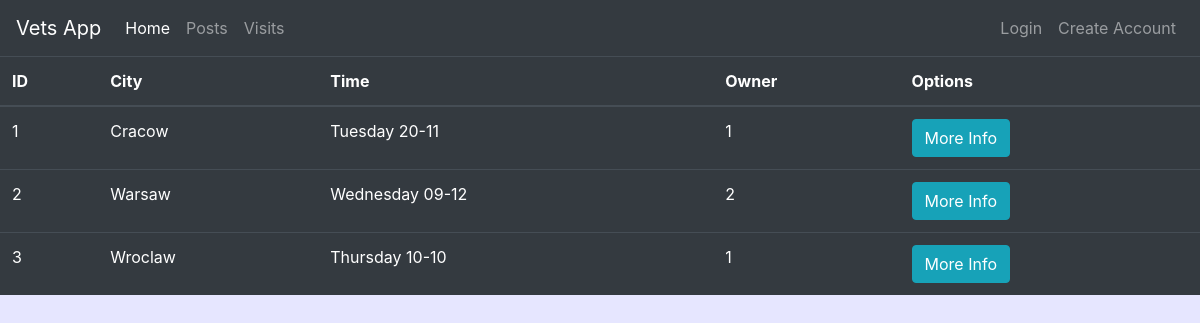
The app's page /visits with its own data.
### market/models.py (models this page shows, shortened)
class Visit(db.Model):
    id = db.Column(db.Integer(), primary_key=True)
    city = db.Column(db.String(length=24), nullable=False, unique=True)
    time = db.Column(db.String(length=14), nullable=False)
    owner = db.Column(db.Integer(), db.ForeignKey('user.id'))

### market/routes.py (the view)
@app.route('/visits')
def visits_page():
    posts = Visit.query.all()
    return render_template('visits.html', items=posts)

### market/templates/visits.html (shortened to what this page needs)
{% extends 'base.html' %}
{% block content %}
      <table class="table table-hover table-dark">
        <thead>
            <tr>
                <th scope="col">ID</th>
                <th scope="col">City</th>
                <th scope="col">Time</th>
                <th scope="col">Owner</th>
                <th scope="col">Options</th>
            </tr>
        </thead>
        <tbody>
            {% for item in items %}
                <tr>
                    <td>{{ item.id }}</td>
                    <td>{{ item.city }}</td>
                    <td>{{ item.time }}</td>
                    <td>{{ item.owner }}</td>
                    <td>
                        <button class="btn btn-outline btn-info">More Info</button>
                    </td>
                </tr>
            {% endfor %}
        </tbody>
    </table>
{% endblock %}

### market/templates/base.html (shortened to what this page needs)
<!doctype html>
<html lang="en">
   <head>
      <link rel="stylesheet" href="https://cdn.jsdelivr.net/npm/bootstrap@4.5.3/dist/css/bootstrap.min.css">
   </head>
   <body>
    <nav class="navbar navbar-expand-md navbar-dark bg-dark">
      <a class="navbar-brand" href="#">Vets App</a>
      <div class="collapse navbar-collapse" id="navbarNav">
        <ul class="navbar-nav mr-auto">
            <li class="nav-item active">
                <a class="nav-link" href="{{ url_for('home_page') }}">Home <span class="sr-only">(current)</span></a>
            </li>
            <li class="nav-item">
                <a class="nav-link" href="{{ url_for('posts_page') }}">Posts</a>
            </li>
            <li class="nav-item2">
                <a class="nav-link" href="{{ url_for('visits_page') }}">Visits</a>
            </li>
        </ul>
          {% if current_user.is_authenticated %}
            <ul class="navbar-nav">
                <li class="nav-item">
                    <a class="nav-link">Hello, {{ current_user.username }}</a>
                </li>
                <li class="nav-item">
                    <a class="nav-link" href="#">Logout</a>
                </li>
            </ul>
          {% else %}
            <ul class="navbar-nav">
                <li class="nav-item">
                    <a class="nav-link" href="{{ url_for('login_page') }}">Login</a>
                </li>
                <li class="nav-item">
                    <a class="nav-link" href="{{ url_for('register_page') }}">Create Account</a>
                </li>
            </ul>
          {% endif %}
      </div>
    </nav>
      {% block content %}
      {% endblock %}
   </body>
</html>

### market/templates/base.html (style rules this page uses)
body { background-color: #e6e6ff; color: black; }

### records on screen
Visit: id "1", city "Cracow", time "Tuesday 20-11", owner "1"
Visit: id "2", city "Warsaw", time "Wednesday 09-12", owner "2"
Visit: id "3", city "Wroclaw", time "Thursday 10-10", owner "1"
